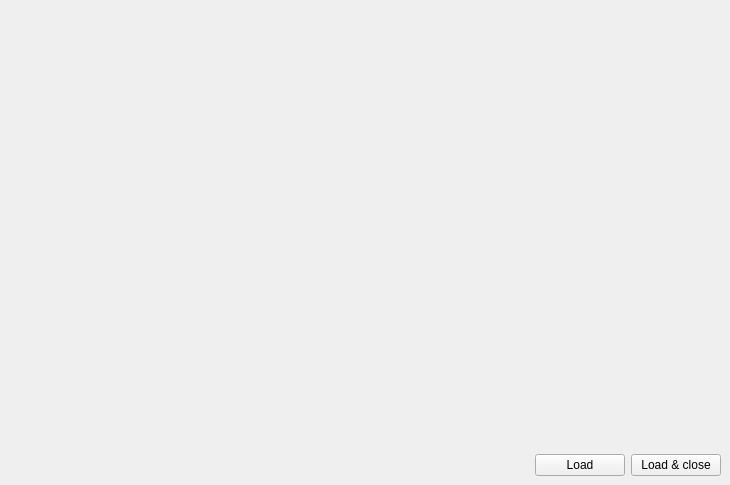
<?xml version="1.0" encoding="UTF-8"?>
<ui version="4.0">
 <class>ImageLoaderDialog</class>
 <widget class="QWidget" name="ImageLoaderDialog">
  <property name="enabled">
   <bool>true</bool>
  </property>
  <property name="geometry">
   <rect>
    <x>0</x>
    <y>0</y>
    <width>730</width>
    <height>485</height>
   </rect>
  </property>
  <property name="sizePolicy">
   <sizepolicy hsizetype="Minimum" vsizetype="Minimum">
    <horstretch>0</horstretch>
    <verstretch>0</verstretch>
   </sizepolicy>
  </property>
  <property name="maximumSize">
   <size>
    <width>16777215</width>
    <height>16777215</height>
   </size>
  </property>
  <property name="windowTitle">
   <string>Form</string>
  </property>
  <layout class="QVBoxLayout" name="verticalLayout">
   <property name="sizeConstraint">
    <enum>QLayout::SetDefaultConstraint</enum>
   </property>
   <property name="leftMargin">
    <number>9</number>
   </property>
   <property name="topMargin">
    <number>9</number>
   </property>
   <property name="rightMargin">
    <number>9</number>
   </property>
   <property name="bottomMargin">
    <number>9</number>
   </property>
   <item>
    <widget class="CommonSettingsWidget" name="commonSettingsWidget" native="true"/>
   </item>
   <item>
    <widget class="SubsampleSettingsWidget" name="subsampleSettingswidget" native="true"/>
   </item>
   <item>
    <spacer name="bottomVerticalSpacer">
     <property name="orientation">
      <enum>Qt::Vertical</enum>
     </property>
     <property name="sizeHint" stdset="0">
      <size>
       <width>20</width>
       <height>40</height>
      </size>
     </property>
    </spacer>
   </item>
   <item>
    <layout class="QHBoxLayout" name="bottomButtonsHorizontalLayout">
     <property name="bottomMargin">
      <number>0</number>
     </property>
     <item>
      <spacer name="bottomButtonHorizontalSpacer">
       <property name="orientation">
        <enum>Qt::Horizontal</enum>
       </property>
       <property name="sizeHint" stdset="0">
        <size>
         <width>40</width>
         <height>20</height>
        </size>
       </property>
      </spacer>
     </item>
     <item>
      <widget class="QPushButton" name="loadPushButton">
       <property name="minimumSize">
        <size>
         <width>90</width>
         <height>0</height>
        </size>
       </property>
       <property name="text">
        <string>Load</string>
       </property>
      </widget>
     </item>
     <item>
      <widget class="QPushButton" name="loadAndClosePushButton">
       <property name="minimumSize">
        <size>
         <width>90</width>
         <height>0</height>
        </size>
       </property>
       <property name="text">
        <string>Load &amp;&amp; close</string>
       </property>
      </widget>
     </item>
    </layout>
   </item>
  </layout>
 </widget>
 <customwidgets>
  <customwidget>
   <class>CommonSettingsWidget</class>
   <extends>QWidget</extends>
   <header>CommonSettingsWidget.h</header>
   <container>1</container>
  </customwidget>
  <customwidget>
   <class>SubsampleSettingsWidget</class>
   <extends>QWidget</extends>
   <header>SubsampleSettingsWidget.h</header>
   <container>1</container>
  </customwidget>
 </customwidgets>
 <resources/>
 <connections/>
</ui>
